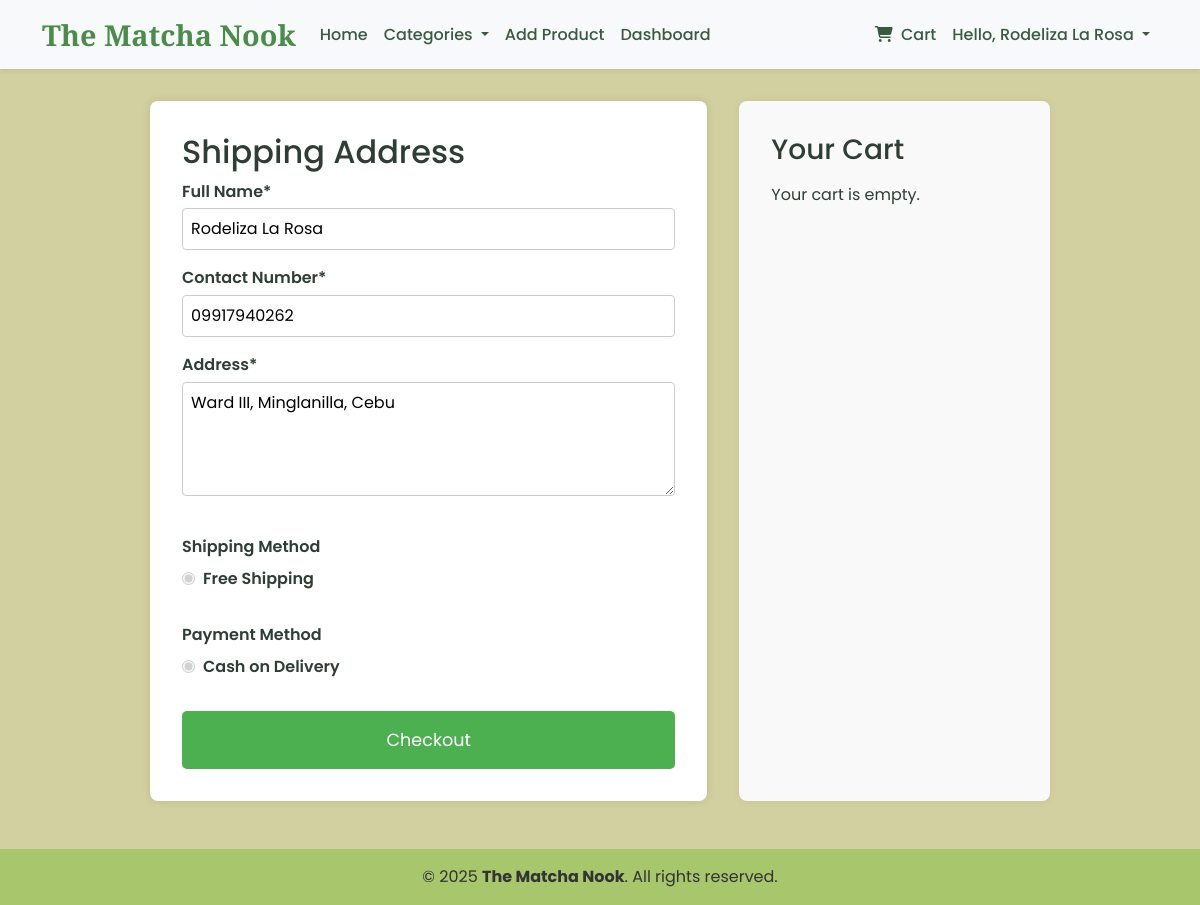
The page /checkout.php (signed in) on the database its author committed.
### tables this page shows
CREATE TABLE `users` (
  `id` int(11) NOT NULL,
  `name` varchar(100) DEFAULT NULL,
  `email` varchar(100) DEFAULT NULL,
  `password` varchar(255) DEFAULT NULL,
  `role` enum('Admin','Customer') NOT NULL DEFAULT 'Customer',
  `address` varchar(255) DEFAULT NULL,
  `phone` varchar(20) DEFAULT NULL,
  `birthdate` date DEFAULT NULL,
  `created_at` datetime DEFAULT NULL,
  `updated_at` datetime DEFAULT NULL,
  `is_profile_complete` tinyint(1) DEFAULT 0
);

### app/includes/database.php (called while the page is built, shortened)
<?php
class Database {
    private $host = "localhost";
    private $db_name = "larosa-commerce";
    private $username = "root";
    private $password = "";
    protected $conn;
    public function __construct() {
        try {
            $this->conn = new \PDO("mysql:host=" . $this->host . ";dbname=" . $this->db_name, $this->username, $this->password);
            $this->conn->setAttribute(\PDO::ATTR_ERRMODE, \PDO::ERRMODE_EXCEPTION);
        } catch (\PDOException $e) {
            die("Connection failed: " . $e->getMessage());
        }
    }
    public function getConnection() {
        return $this->conn;
    }
}

### app/models/User.php (called while the page is built, shortened)
<?php
class User extends Database {
    private $db;
    public function __construct() {
        $this->db = $this->getConnection();
    }
    public function getById($id) {
        $sql = "SELECT * FROM users WHERE id = :id LIMIT 1";
        $stmt = $this->db->prepare($sql);
        $stmt->execute(['id' => $id]);
        return $stmt->fetch(\PDO::FETCH_ASSOC);
    }
}

### helpers/functions.php (called while the page is built, shortened)
<?php
function countCart() {
    return 0;
}
?>

### checkout.php (the view, shortened to what this page needs)
<?php include 'helpers/functions.php'; ?>
<?php
$userModel = new User();
$superTotal = 0;
$amounLocale = 'en_PH';
$pesoFormatter = new NumberFormatter($amounLocale, NumberFormatter::CURRENCY);
$userInfo = null;
if(isset($_SESSION['user'])) {
    $userInfo = $userModel->getById($_SESSION['user']['id']);
}
?>
<div class="checkout-container">
    <div class="checkout-form">
        <h2>Shipping Address</h2>
        <form action="checkout.php" method="POST">
            <div class="form-group">
                <label for="name">Full Name*</label>
                <input type="text" id="name" name="name" required value="<?php echo htmlspecialchars($userInfo['name'] ?? ''); ?>">
            </div>
            <div class="form-group">
                <label for="phone">Contact Number*</label>
                <input type="text" id="phone" name="phone" required value="<?php echo htmlspecialchars($userInfo['phone'] ?? ''); ?>">
            </div>
            <div class="form-group">
                <label for="address">Address*</label>
                <textarea id="address" name="address" rows="4" required><?php echo htmlspecialchars($userInfo['address'] ?? ''); ?></textarea>
            </div>
            <div class="shipping-method">
                <label>Shipping Method</label>
                <div style="display: flex; align-items: center; gap: 0.5rem;">
                    <input type="radio" id="free_shipping" name="shipping_method" value="free" checked disabled>
                    <label for="free_shipping" style="margin: 0;">Free Shipping</label>
                </div>
            </div>
            <div class="payment-method">
                <label>Payment Method</label>
                <div style="display: flex; align-items: center; gap: 0.5rem;">
                    <input type="radio" id="cod" name="payment_method" value="cod" checked disabled>
                    <label for="cod" style="margin: 0;">Cash on Delivery</label>
                </div>
            </div>
            <button type="submit" name="submit" class="checkout-button">Checkout</button>
        </form>
    </div>
    <div class="checkout-summary">
        <h3>Your Cart</h3>
        <?php if(countCart() > 0): ?>
            <?php foreach($_SESSION['cart'] as $item): ?>
                <div class="cart-item">
                    <img src="<?php echo htmlspecialchars($item['image_path'] ?? 'uploads/default.png'); ?>" alt="<?php echo htmlspecialchars($item['name']); ?>">
                    <div class="cart-item-details">
                        <div><?php echo htmlspecialchars($item['name']); ?></div>
                        <small><?php echo htmlspecialchars($item['description'] ?? ''); ?></small>
                    </div>
                    <div class="cart-item-price"><?php echo $pesoFormatter->formatCurrency($item['total'] * $item['quantity'], 'PHP'); ?></div>
                </div>
            <?php endforeach; ?>
            <hr>
            <div><strong>Total: <?php echo $pesoFormatter->formatCurrency($superTotal, 'PHP'); ?></strong></div>
        <?php else: ?>
            <p>Your cart is empty.</p>
        <?php endif; ?>
    </div>
</div>

### assets/css/styles.css (style rules this page uses)
.store-body { background-color: #D2D0A0; }
body { font-family: 'Poppins', sans-serif; background-color: #f9f8f6; color: #2f3e35; margin: 0; padding: 0; }

### templates/header.php (style rules this page uses)
body { font-family: 'Poppins', sans-serif; }

### checkout.php (style rules this page uses)
.checkout-container { max-width: 900px; margin: 2rem auto; display: flex; gap: 2rem; }
.checkout-form { flex: 2; background: #fff; padding: 2rem; border-radius: 8px; box-shadow: 0 0 10px rgba(0,0,0,0.1); }
.checkout-summary { flex: 1; background: #f9f9f9; padding: 2rem; border-radius: 8px; box-shadow: 0 0 10px rgba(0,0,0,0.05); }
.checkout-summary h3 { margin-bottom: 1rem; }
.form-group { margin-bottom: 1rem; }
.form-group label { display: block; margin-bottom: 0.3rem; font-weight: 600; }
.form-group input, .form-group textarea { width: 100%; padding: 0.5rem; border: 1px solid #ccc; border-radius: 4px; }
.shipping-method, .payment-method { margin-top: 2rem; }
.shipping-method label, .payment-method label { display: block; margin-bottom: 0.5rem; font-weight: 600; }
.checkout-button { margin-top: 2rem; background-color: #4CAF50; color: white; border: none; padding: 1rem 2rem; font-size: 1.1rem; border-radius: 5px; cursor: pointer; width: 100%; }

### rows shown on the page
users: name "Rodeliza La Rosa", phone "09917940262", address "Ward III, Minglanilla, Cebu"

### other values the page prints
$user['name'] "Rodeliza La Rosa"
